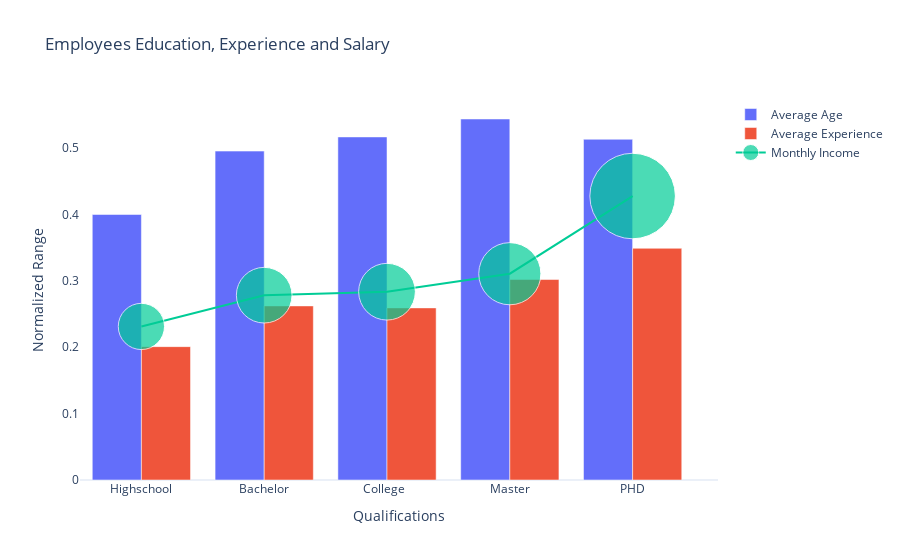

Write notebook code for a chart like this one.
### Code cell
x_value= employee_filetered_income_grp_by_education_norm.index.values

fig = go.Figure()
fig.add_trace(go.Bar(x=x_value,
                     y = employee_filetered_income_grp_by_education_norm.AGE,
                     name="Average Age", 
                     hovertext =employee_filetered_income_grp_by_education.AGE.values))
fig.add_trace(go.Bar(x=x_value,
                     y = employee_filetered_income_grp_by_education_norm.TOTAL_WORKING_YEARS, 
                     name="Average Experience", 
                     hovertext =employee_filetered_income_grp_by_education.TOTAL_WORKING_YEARS.values))
fig.add_trace(go.Scatter(x=x_value,
                         y = employee_filetered_income_grp_by_education_norm.MONTHLY_INCOME,
                         mode="lines+markers", 
                         name="Monthly Income",
                         hovertext =employee_filetered_income_grp_by_education.MONTHLY_INCOME.values,
                         marker=dict(size =200*employee_filetered_income_grp_by_education_norm.MONTHLY_INCOME.values)))

fig.update_layout(title="Employees Education, Experience and Salary",
                  xaxis_title="Qualifications",
                  yaxis_title="Normalized Range",
                  template="plotly_white", 
                  xaxis_showgrid=False,
                  yaxis_showgrid=False)

### Figure 1 — Plotly figure (JSON) as saved in the notebook; plotly's stock layout.template omitted (floating-point values rounded to 4 significant figures)
{"data": [{"hovertext": [38.81, 39.71, 34.8, 40.84, 39.56], "name": "Average Age", "type": "bar", "x": ["Highschool", "Bachelor", "College  ", "Master", "PHD"], "y": [0.4, 0.4955, 0.5169, 0.5439, 0.5133]}, {"hovertext": [9.967, 9.854, 7.635, 11.48, 13.26], "name": "Average Experience", "type": "bar", "x": ["Highschool", "Bachelor", "College  ", "Master", "PHD"], "y": [0.2009, 0.2623, 0.2593, 0.302, 0.3491]}, {"hovertext": [5450.0, 5533.0, 4699.0, 5966.0, 7833.0], "marker": {"size": [46.27, 55.69, 56.73, 62.15, 85.56]}, "mode": "lines+markers", "name": "Monthly Income", "type": "scatter", "x": ["Highschool", "Bachelor", "College  ", "Master", "PHD"], "y": [0.2313, 0.2784, 0.2837, 0.3108, 0.4278]}], "layout": {"title": {"text": "Employees Education, Experience and Salary"}, "xaxis": {"showgrid": false, "title": {"text": "Qualifications"}}, "yaxis": {"showgrid": false, "title": {"text": "Normalized Range"}}}}
